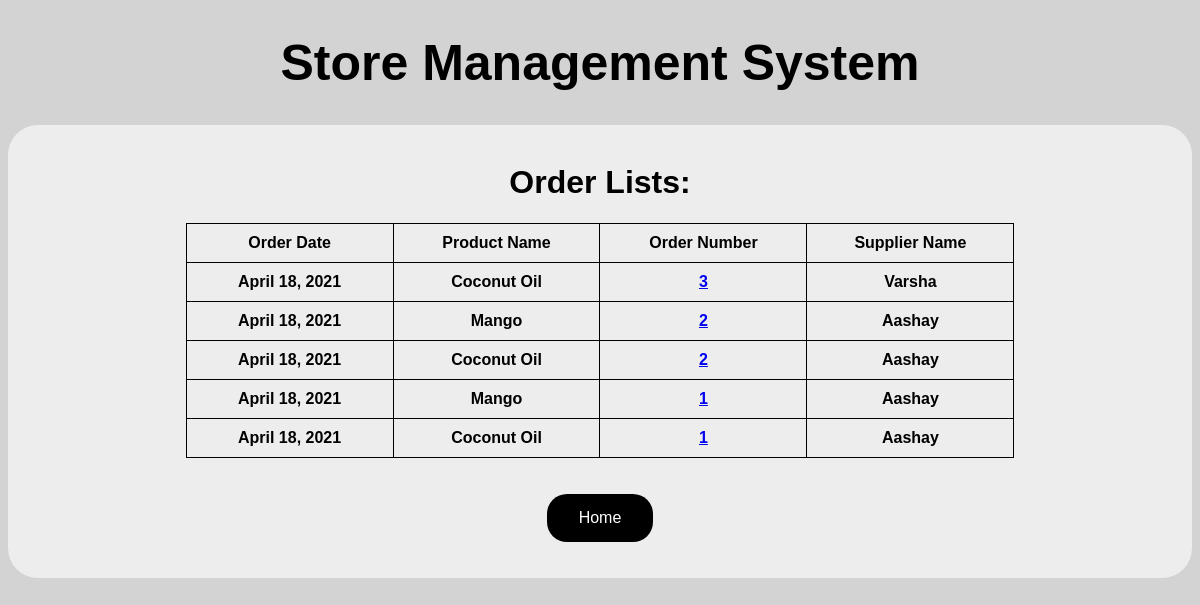
The page /order_list on the database as committed earlier.
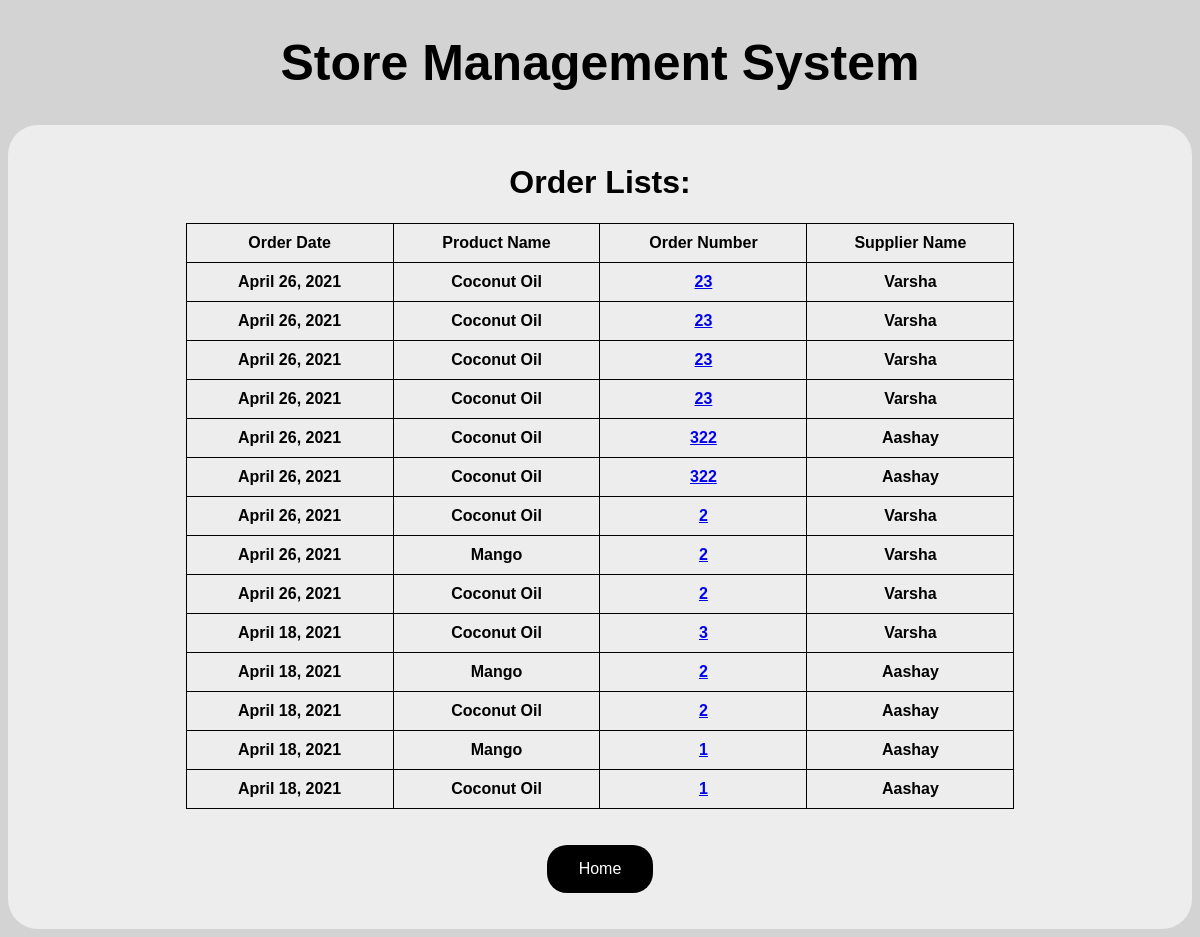
The same page on the database as committed later.
### storedb/models.py (models this page shows, shortened)
class Order(models.Model):
    supp_name = models.CharField(max_length=30)
    date = models.DateField()
    order_no = models.IntegerField()
    prod_name = models.CharField(max_length=30)
    prod_size = models.CharField(max_length=30)
    prod_unit = models.CharField(max_length=10)
    prod_quant = models.IntegerField()
    prod_rate = models.IntegerField()
    total = models.IntegerField()
    discount = models.IntegerField(default=0)
    taxes = models.IntegerField(default=0)
    delivery = models.IntegerField(default=0)

### storedb/views.py (the view)
# urls.py: path('order_list', views.order_list, name='order_list'),
def order_list(request):
    order = Order.objects.order_by('-id').distinct()
    return render(request, 'orderList.html', {'order': order})

### storedb/templates/orderList.html (shortened to what this page needs)
{% extends "base.html" %}
{% block content %}
<center>
    <h1>Order Lists:</h1>
<table>
            <tr>
                <td>Order Date</td>
                <td>Product Name</td>
                <td>Order Number</td>
                <td>Supplier Name</td>
            </tr>
            {% for i in order %}
            <tr>
                <td>{{i.date}}</td>
                <td>{{i.prod_name}}</td>
                <td><a href="order/{{i.order_no}}">{{i.order_no}}</a></td>
                <td>{{i.supp_name}}</td>
            </tr>
           {% endfor %}
        </table><br><br>
    <form action="cancel" method="post">
            <button type="submit">Home</button>
    </form><br><br>
</center>
{% endblock content %}

Rows that differ between the two databases and show on the page:
added Order: date "April 26, 2021", prod_name "Coconut Oil", order_no "23", supp_name "Varsha"
added Order: date "April 26, 2021", prod_name "Coconut Oil", order_no "23", supp_name "Varsha"
added Order: date "April 26, 2021", prod_name "Coconut Oil", order_no "23", supp_name "Varsha"
added Order: date "April 26, 2021", prod_name "Coconut Oil", order_no "23", supp_name "Varsha"
added Order: date "April 26, 2021", prod_name "Coconut Oil", order_no "322", supp_name "Aashay"
added Order: date "April 26, 2021", prod_name "Coconut Oil", order_no "322", supp_name "Aashay"
added Order: date "April 26, 2021", prod_name "Coconut Oil", order_no "2", supp_name "Varsha"
added Order: date "April 26, 2021", prod_name "Mango", order_no "2", supp_name "Varsha"
added Order: date "April 26, 2021", prod_name "Coconut Oil", order_no "2", supp_name "Varsha"
